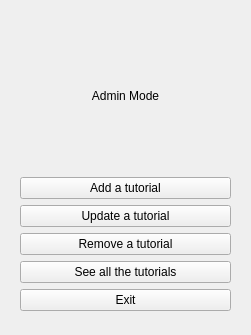
<?xml version="1.0" encoding="UTF-8"?>
<ui version="4.0">
 <class>adminForm</class>
 <widget class="QWidget" name="adminForm">
  <property name="geometry">
   <rect>
    <x>0</x>
    <y>0</y>
    <width>251</width>
    <height>335</height>
   </rect>
  </property>
  <property name="windowTitle">
   <string>adminForm</string>
  </property>
  <widget class="QWidget" name="">
   <property name="geometry">
    <rect>
     <x>20</x>
     <y>20</y>
     <width>211</width>
     <height>291</height>
    </rect>
   </property>
   <layout class="QVBoxLayout" name="verticalLayout">
    <item>
     <widget class="QLabel" name="label">
      <property name="text">
       <string>Admin Mode</string>
      </property>
      <property name="alignment">
       <set>Qt::AlignCenter</set>
      </property>
     </widget>
    </item>
    <item>
     <widget class="QPushButton" name="addButton">
      <property name="text">
       <string>Add a tutorial</string>
      </property>
     </widget>
    </item>
    <item>
     <widget class="QPushButton" name="updateButton">
      <property name="text">
       <string>Update a tutorial</string>
      </property>
     </widget>
    </item>
    <item>
     <widget class="QPushButton" name="removeButton">
      <property name="text">
       <string>Remove a tutorial</string>
      </property>
     </widget>
    </item>
    <item>
     <widget class="QPushButton" name="displayButton">
      <property name="text">
       <string>See all the tutorials</string>
      </property>
     </widget>
    </item>
    <item>
     <widget class="QPushButton" name="exitButton">
      <property name="text">
       <string>Exit</string>
      </property>
     </widget>
    </item>
   </layout>
  </widget>
 </widget>
 <resources/>
 <connections/>
</ui>
